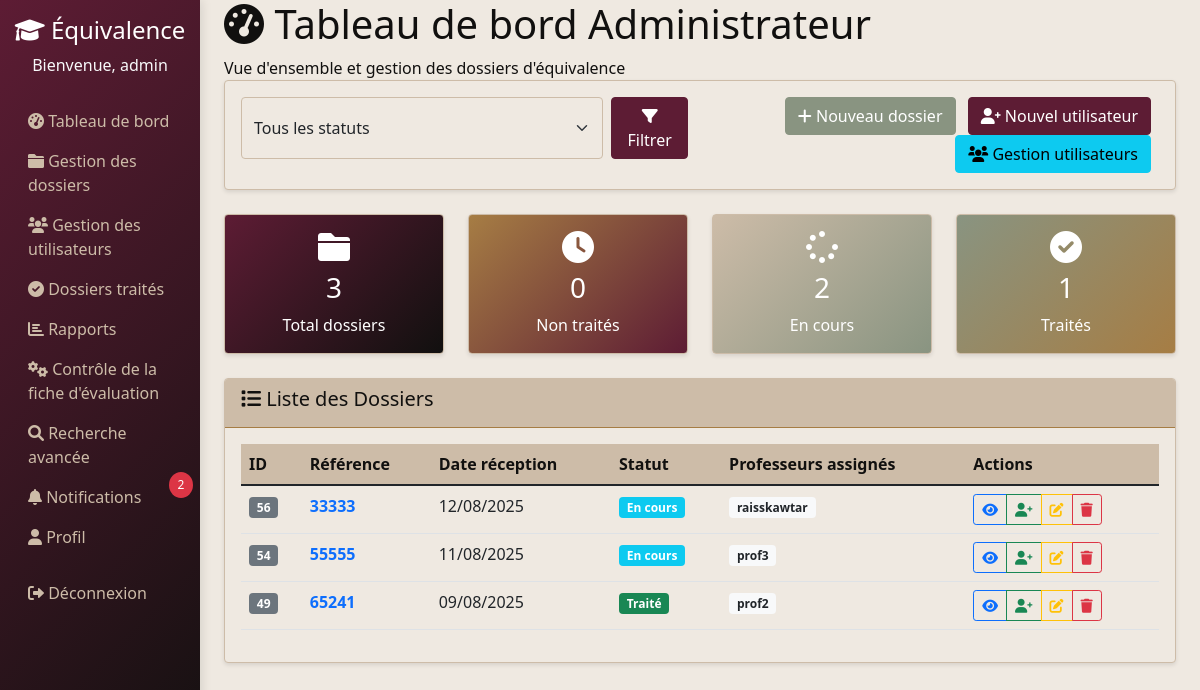
Page /dossiers/admin/dossiers/ (signed in) on the committed database.
### users/models.py (models this page shows, shortened)
class CustomUser(AbstractUser):
    ADMIN = 'admin'
    PROFESSEUR = 'professeur'
    ROLE_CHOICES = [
        (ADMIN, 'Administrateur'),
        (PROFESSEUR, 'Professeur'),
    ]
    role = models.CharField(max_length=20, choices=ROLE_CHOICES, default=ADMIN)

### dossiers/models.py (models this page shows, shortened)
class Notification(models.Model):
    TYPES = [
        ('affectation', 'Affectation de dossier'),
        ('traitement', 'Traitement terminé'),
        ('evaluation', 'Nouvelle évaluation'),
        ('system', 'Notification système'),
        ('retour', 'Retour à l\'admin'),
        ('renvoi', 'Renvoyer au professeur'),
    ]
    destinataire = models.ForeignKey(CustomUser, on_delete=models.CASCADE, related_name='notifications')
    type_notification = models.CharField(max_length=20, choices=TYPES)
    titre = models.CharField(max_length=255)
    message = models.TextField()
    dossier = models.ForeignKey(Dossier, on_delete=models.CASCADE, null=True, blank=True)
    date_creation = models.DateTimeField(auto_now_add=True)
    lu = models.BooleanField(default=False)
    class Meta:
        ordering = ['-date_creation']

class Dossier(models.Model):
    STATUT_CHOICES = [
        ('non_traite', 'Non traité'),
        ('en_cours', 'En cours'),
        ('traite', 'Traité'),
        ('archive', 'Archivé'),
    ]
    titre = models.CharField(max_length=255)
    description = models.TextField(blank=True)
    date_reception = models.DateField(auto_now_add=True)
    statut = models.CharField(max_length=20, choices=STATUT_CHOICES, default='non_traite')
    professeurs = models.ManyToManyField(settings.AUTH_USER_MODEL, related_name='dossiers_attribues', blank=True)

### dossiers/views.py (the view)
# urls.py: path('admin/dossiers/', views.admin_dossiers, name='admin_dossiers'),
@login_required
def admin_dossiers(request):
    if request.user.role != 'admin':
        messages.error(request, "Accès non autorisé")
        return redirect('dossiers:dashboard')
    dossiers = Dossier.objects.all().order_by('-id')
    professeurs = CustomUser.objects.filter(role='professeur')
    statut_filter = request.GET.get('statut')
    if statut_filter:
        dossiers = dossiers.filter(statut=statut_filter)
    total_dossiers = Dossier.objects.count()
    non_traites = Dossier.objects.filter(statut='non_traite').count()
    en_cours = Dossier.objects.filter(statut='en_cours').count()
    traites = Dossier.objects.filter(statut='traite').count()
    total_dossiers_traites = DossierTraite.objects.count()
    context = {
        'dossiers': dossiers,
        'professeurs': professeurs,
        'statuts': Dossier.STATUT_CHOICES,
        'total_dossiers': total_dossiers,
        'non_traites': non_traites,
        'en_cours': en_cours,
        'traites': traites,
        'total_dossiers_traites': total_dossiers_traites,
    }
    return render(request, 'dossiers/admin_dashboard.html', context)

### templates/dossiers/admin_dashboard.html (shortened to what this page needs)
{% extends 'base.html' %}
{% block content %}
<div class="page-header">
    <h1><i class="fas fa-tachometer-alt"></i> Tableau de bord Administrateur</h1>
    <p class="mb-0">Vue d'ensemble et gestion des dossiers d'équivalence</p>
</div>
<div class="card mb-4">
    <div class="card-body">
        <div class="row">
            <div class="col-md-6">
                <form method="get" class="d-flex">
                    <select name="statut" class="form-select me-2">
                        <option value="">Tous les statuts</option>
                    </select>
                    <button type="submit" class="btn btn-primary">
                        <i class="fas fa-filter"></i> Filtrer
                    </button>
                </form>
            </div>
            <div class="col-md-6 text-end">
                <a href="{% url 'dossiers:gestion_dossiers' %}" class="btn btn-success me-2">
                    <i class="fas fa-plus"></i> Nouveau dossier
                </a>
                <a href="{% url 'users:create_user' %}" class="btn btn-primary me-2">
                    <i class="fas fa-user-plus"></i> Nouvel utilisateur
                </a>
                <a href="{% url 'users:gestion_utilisateurs' %}" class="btn btn-info me-2">
                    <i class="fas fa-users"></i> Gestion utilisateurs
                </a>
            </div>
        </div>
    </div>
</div>
<div class="row mb-4">
    <div class="col-md-3">
        <div class="card text-white" style="background: linear-gradient(135deg, var(--color-dark-maroon) 0%, var(--color-black) 100%);">
            <div class="card-body text-center">
                <i class="fas fa-folder fa-2x mb-2"></i>
                <h3 class="card-title">{{ total_dossiers }}</h3>
                <p class="card-text">Total dossiers</p>
            </div>
        </div>
    </div>
    <div class="col-md-3">
        <div class="card text-white" style="background: linear-gradient(135deg, var(--color-muted-gold) 0%, var(--color-dark-maroon) 100%);">
            <div class="card-body text-center">
                <i class="fas fa-clock fa-2x mb-2"></i>
                <h3 class="card-title">{{ non_traites }}</h3>
                <p class="card-text">Non traités</p>
            </div>
        </div>
    </div>
    <div class="col-md-3">
        <div class="card text-white" style="background: linear-gradient(135deg, var(--color-light-taupe) 0%, var(--color-sage-green) 100%);">
            <div class="card-body text-center">
                <i class="fas fa-spinner fa-2x mb-2"></i>
                <h3 class="card-title">{{ en_cours }}</h3>
                <p class="card-text">En cours</p>
            </div>
        </div>
    </div>
    <div class="col-md-3">
        <div class="card text-white" style="background: linear-gradient(135deg, var(--color-sage-green) 0%, var(--color-muted-gold) 100%);">
            <div class="card-body text-center">
                <i class="fas fa-check-circle fa-2x mb-2"></i>
                <h3 class="card-title">{{ traites }}</h3>
                <p class="card-text">Traités</p>
            </div>
        </div>
    </div>
</div>
<div class="card">
    <div class="card-header">
        <h5><i class="fas fa-list"></i> Liste des Dossiers</h5>
    </div>
    <div class="card-body">
        {% if dossiers %}
            <div class="table-responsive">
                <table class="table table-hover">
                    <thead>
                        <tr>
                            <th>ID</th>
                            <th>Référence</th>
                            <th>Date réception</th>
                            <th>Statut</th>
                            <th>Professeurs assignés</th>
                            <th>Actions</th>
                        </tr>
                    </thead>
                    <tbody>
                        {% for dossier in dossiers %}
                        <tr>
                            <td><span class="badge bg-secondary">{{ dossier.id }}</span></td>
                            <td>
                                <a href="{% url 'dossiers:dossier_detail' dossier.id %}" class="text-decoration-none fw-bold">
                                    {{ dossier.titre }}
                                </a>
                            </td>
                            <td>{{ dossier.date_reception|date:"d/m/Y" }}</td>
                            <td>
                                <span class="badge bg-{% if dossier.statut == 'non_traite' %}warning{% elif dossier.statut == 'en_cours' %}info{% elif dossier.statut == 'traite' %}success{% else %}secondary{% endif %}">
                                    {{ dossier.get_statut_display }}
                                </span>
                            </td>
                            <td>
                                {% for professeur in dossier.professeurs.all %}
                                    <span class="badge bg-light text-dark me-1">{{ professeur.username }}</span>
                                {% empty %}
                                    <span class="text-muted">Aucun professeur assigné</span>
                                {% endfor %}
                            </td>
                            <td>
                                <div class="btn-group" role="group">
                                    <a href="{% url 'dossiers:dossier_detail' dossier.id %}" class="btn btn-sm btn-outline-primary" title="Voir">
                                        <i class="fas fa-eye"></i>
                                    </a>
                                    <a href="{% url 'dossiers:affecter_dossier' dossier.id %}" class="btn btn-sm btn-outline-success" title="Affecter">
                                        <i class="fas fa-user-plus"></i>
                                    </a>
                                    <a href="{% url 'dossiers:modifier_dossier' dossier.id %}" class="btn btn-sm btn-outline-warning" title="Modifier">
                                        <i class="fas fa-edit"></i>
                                    </a>
                                    <a href="{% url 'dossiers:supprimer_dossier' dossier.id %}" class="btn btn-sm btn-outline-danger" onclick="return confirm('Êtes-vous sûr de vouloir supprimer ce dossier ?')" title="Supprimer">
                                        <i class="fas fa-trash"></i>
                                    </a>
                                </div>
                            </td>
                        </tr>
                        {% endfor %}
                    </tbody>
                </table>
            </div>
        {% endif %}
    </div>
</div>
{% endblock %}

### templates/base.html (shortened to what this page needs)
{% load static %}
<!DOCTYPE html>
<html lang="fr">
<head>
    <link href="https://cdn.jsdelivr.net/npm/bootstrap@5.1.3/dist/css/bootstrap.min.css" rel="stylesheet">
    <link href="https://cdnjs.cloudflare.com/ajax/libs/font-awesome/6.0.0/css/all.min.css" rel="stylesheet">
</head>
<body>
    {% if user.is_authenticated %}
    <div class="container-fluid">
        <div class="row">
            <nav class="col-md-3 col-lg-2 d-md-block sidebar collapse">
                <div class="position-sticky pt-3">
                    <div class="text-center mb-4">
                        <h4 class="text-white"><i class="fas fa-graduation-cap"></i> Équivalence</h4>
                        <p class="text-light">Bienvenue, {{ user.username }}</p>
                    </div>
                    <ul class="nav flex-column">
                        <li class="nav-item">
                            <a class="nav-link" href="{% url 'dossiers:dashboard' %}">
                                <i class="fas fa-tachometer-alt"></i> Tableau de bord
                            </a>
                        </li>
                        {% if user.role == 'admin' %}
                        <li class="nav-item">
                            <a class="nav-link" href="{% url 'dossiers:gestion_dossiers' %}">
                                <i class="fas fa-folder"></i> Gestion des dossiers
                            </a>
                        </li>
                        <li class="nav-item">
                            <a class="nav-link" href="{% url 'users:gestion_utilisateurs' %}">
                                <i class="fas fa-users"></i> Gestion des utilisateurs
                            </a>
                        </li>
                        <li class="nav-item">
                            <a class="nav-link" href="{% url 'dossiers:dossiers_traites_admin' %}">
                                <i class="fas fa-check-circle"></i> Dossiers traités
                            </a>
                        </li>
                        <li class="nav-item">
                            <a class="nav-link" href="{% url 'dossiers:rapports_statistiques' %}">
                                <i class="fas fa-chart-bar"></i> Rapports
                            </a>
                        </li>
                        <li class="nav-item">
                            <a class="nav-link" href="{% url 'dossiers:controle_fiche_evaluation' %}">
                                <i class="fas fa-cogs"></i> Contrôle de la fiche d'évaluation
                            </a>
                        </li>
                        {% else %}
                        <li class="nav-item">
                            <a class="nav-link" href="{% url 'dossiers:professeur_dossiers' %}">
                                <i class="fas fa-folder-open"></i> Mes dossiers
                            </a>
                        </li>
                        {% endif %}
                        <li class="nav-item">
                            <a class="nav-link" href="{% url 'dossiers:recherche_avancee' %}">
                                <i class="fas fa-search"></i> Recherche avancée
                            </a>
                        </li>
                        <li class="nav-item">
                            <a class="nav-link position-relative" href="{% url 'dossiers:notifications' %}">
                                <i class="fas fa-bell"></i> Notifications
                                {% if user.notifications.all %}
                                <span class="notification-badge">{{ user.notifications.all|length }}</span>
                                {% endif %}
                            </a>
                        </li>
                        <li class="nav-item">
                            <a class="nav-link" href="{% url 'users:profile' %}">
                                <i class="fas fa-user"></i> Profil
                            </a>
                        </li>
                        <li class="nav-item mt-3">
                            <a class="nav-link text-danger" href="{% url 'logout' %}">
                                <i class="fas fa-sign-out-alt"></i> Déconnexion
                            </a>
                        </li>
                    </ul>
                </div>
            </nav>
            <main class="col-md-9 ms-sm-auto col-lg-10 px-md-4">
                {% block content %}{% endblock %}
            </main>
        </div>
    </div>
    {% else %}
        {% block login_content %}{% endblock %}
    {% endif %}
</body>
</html>

### templates/base.html (style rules this page uses)
:root { --color-black: #11100F; --color-dark-maroon: #5D1C34; --color-muted-gold: #A67D44; --color-sage-green: #899481; --color-light-taupe: #CDBCA8; --color-off-white: #EFE9E1; }
body { background-color: var(--color-off-white); color: var(--color-black); font-family: 'Segoe UI', Tahoma, Geneva, Verdana, sans-serif; }
.sidebar { min-height: 100vh; background: linear-gradient(135deg, var(--color-dark-maroon) 0%, var(--color-black) 100%); box-shadow: 2px 0 10px rgba(0,0,0,0.1); }
.nav-link { color: var(--color-light-taupe) !important; transition: all 0.3s ease; }
.card { background-color: var(--color-off-white); border: 1px solid var(--color-light-taupe); box-shadow: 0 2px 4px rgba(0,0,0,0.1); }
.card-header { background-color: var(--color-light-taupe); color: var(--color-black); border-bottom: 1px solid var(--color-muted-gold); }
.btn-primary { background-color: var(--color-dark-maroon); border-color: var(--color-dark-maroon); }
.btn-success { background-color: var(--color-sage-green); border-color: var(--color-sage-green); }
.table { background-color: var(--color-off-white); }
.table thead th { background-color: var(--color-light-taupe); color: var(--color-black); border-color: var(--color-muted-gold); }
.badge { background-color: var(--color-sage-green); }
.form-control, .form-select { background-color: var(--color-off-white); border-color: var(--color-light-taupe); }
.notification-badge { position: absolute; top: -5px; right: -5px; background-color: #dc3545; color: white; border-radius: 50%; padding: 0.25rem 0.5rem; font-size: 0.75rem; min-width: 1.5rem; text-align: center; }

### rows in the picture
CustomUser: username "admin", notifications.all|length "2"
Dossier: id "56", titre "33333", date_reception "12/08/2025", statut "En cours"
CustomUser: username "raisskawtar"
Dossier: id "54", titre "55555", date_reception "11/08/2025", statut "En cours"
CustomUser: username "prof3"
Dossier: id "49", titre "65241", date_reception "09/08/2025", statut "Traité"
CustomUser: username "prof2"

### other values in the picture
{{ total_dossiers }} "3"
{{ non_traites }} "0"
{{ en_cours }} "2"
{{ traites }} "1"
